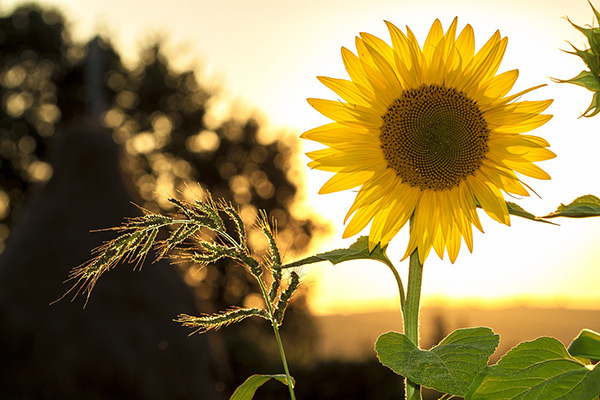
#> input picture Week-11-Vision/Assignment/Image/test.jpeg, 600 x 400 px
$ python script.py
#> lines starting #> are read from the running program, lines starting #| are printed output that depends on the picture
import cv2
import numpy as np
from matplotlib import pyplot as plt

# Function to calculate and plot histograms of color channels
def plot_histograms(image_path):
    # Read the image
#> called with image_path = './Image/test.jpeg'
    image = cv2.imread(image_path)
#> image is the input picture: shape (400, 600, 3); mean B, G, R 78.6, 128.9, 146.8

    # Check if image is loaded
    if image is None:
        print("Error: Unable to load image.")
        return

    # Convert image from BGR to RGB
    image_rgb = cv2.cvtColor(image, cv2.COLOR_BGR2RGB)

    # Split the image into its RGB channels
    r, g, b = cv2.split(image_rgb)
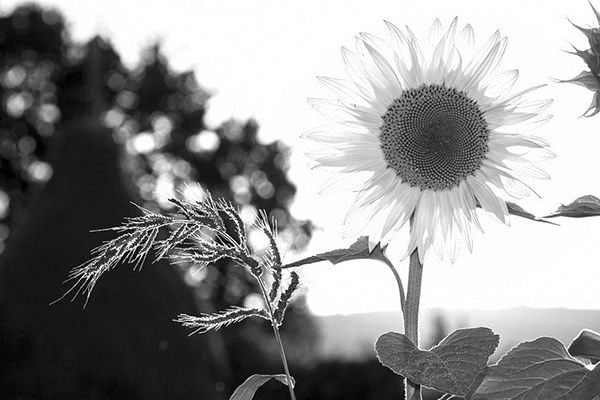
#> r: shape (400, 600); min 0, max 255, mean 146.8
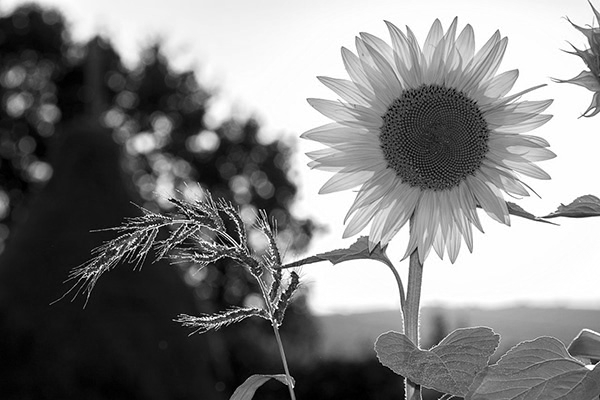
#> g: shape (400, 600); min 0, max 255, mean 128.9
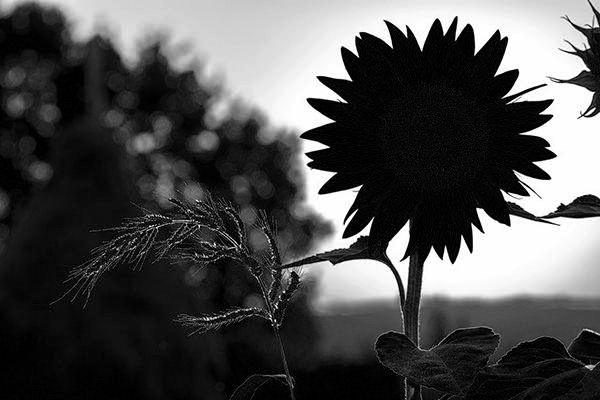
#> b: shape (400, 600); min 0, max 255, mean 78.6

    # Calculate histograms
    hist_r = cv2.calcHist([r], [0], None, [256], [0, 256])
#> hist_r = 256 values, max 30132 at index 254, min 76 at index 2, mean 937.5
    hist_g = cv2.calcHist([g], [0], None, [256], [0, 256])
#> hist_g = 256 values, max 17064 at index 254, min 222 at index 230, mean 937.5
    hist_b = cv2.calcHist([b], [0], None, [256], [0, 256])
#> hist_b = 256 values, max 15452 at index 0, min 93 at index 163, mean 937.5

    # Plot histograms
    plt.figure(figsize=(12, 6))
    plt.subplot(131)
    plt.plot(hist_r, color='r')
    plt.title('Red Channel Histogram')
    plt.xlim([0, 256])

    plt.subplot(132)
    plt.plot(hist_g, color='g')
    plt.title('Green Channel Histogram')
    plt.xlim([0, 256])

    plt.subplot(133)
    plt.plot(hist_b, color='b')
    plt.title('Blue Channel Histogram')
    plt.xlim([0, 256])

    plt.tight_layout()
    plt.show()
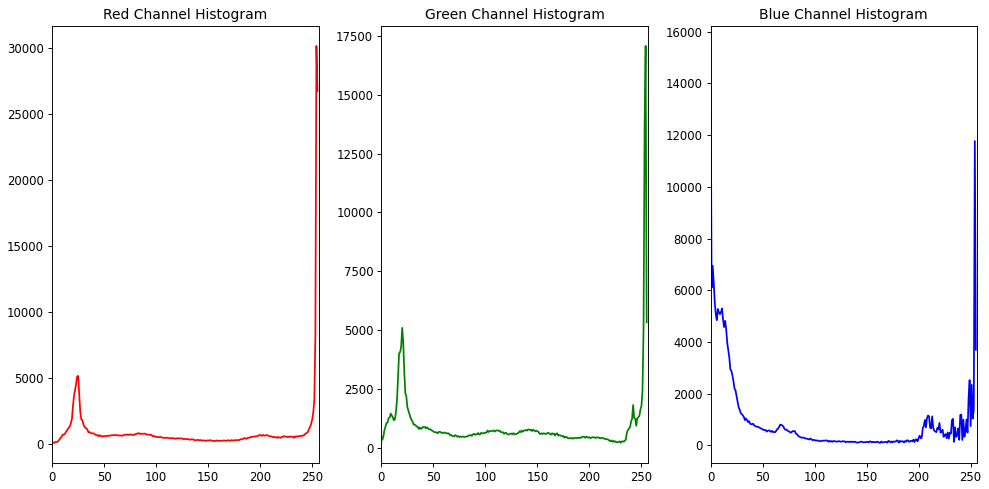
#> figure drawn by matplotlib, 3 panels; panel 1: curve peaks at x = 254, y = 30132; panel 2: curve peaks at x = 254, y = 17064; panel 3: curve peaks at x = 0, y = 15452

# Path to the image
image_path = './Image/test.jpeg'

# Call the function to plot histograms
plot_histograms(image_path)
